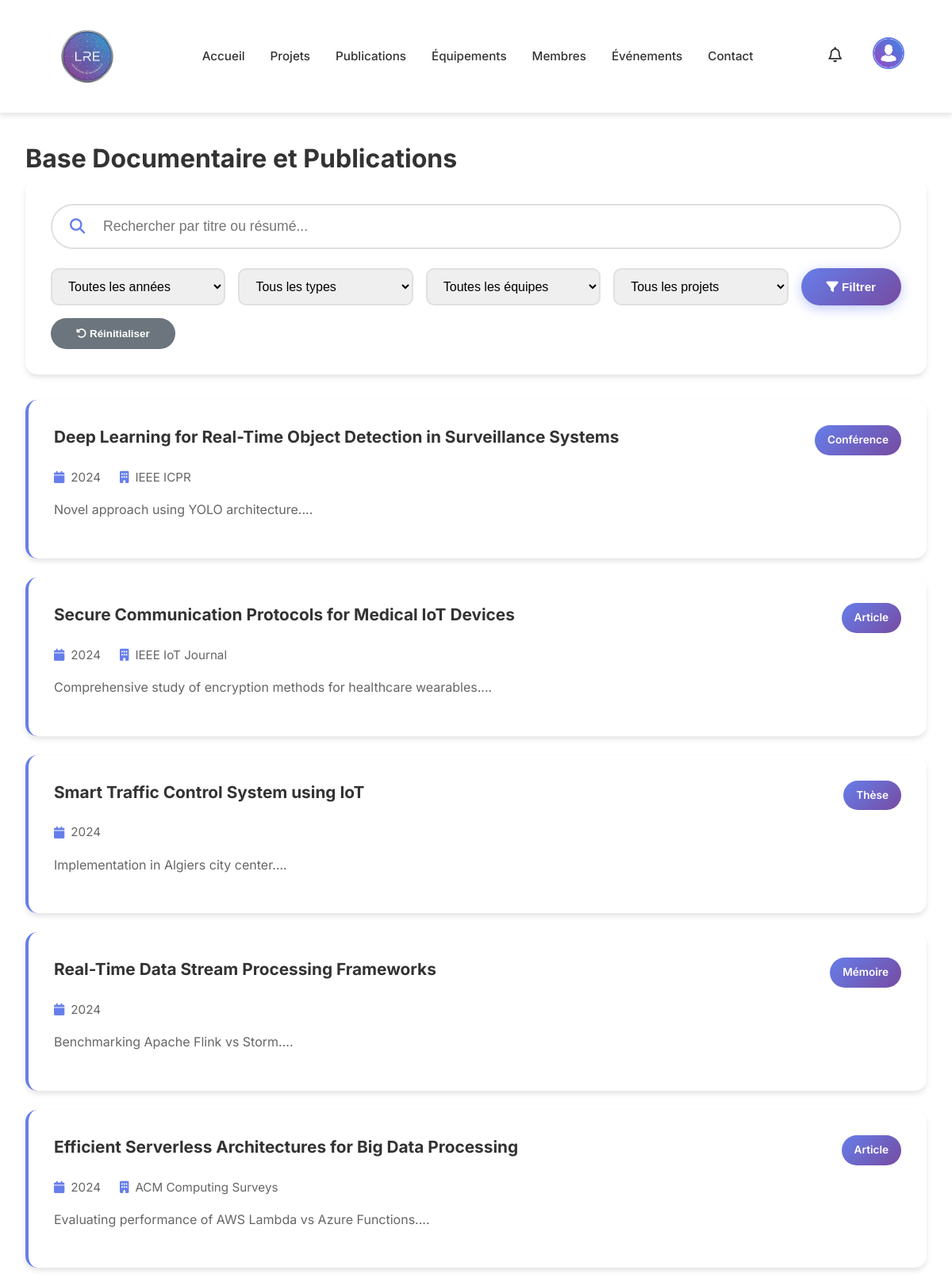
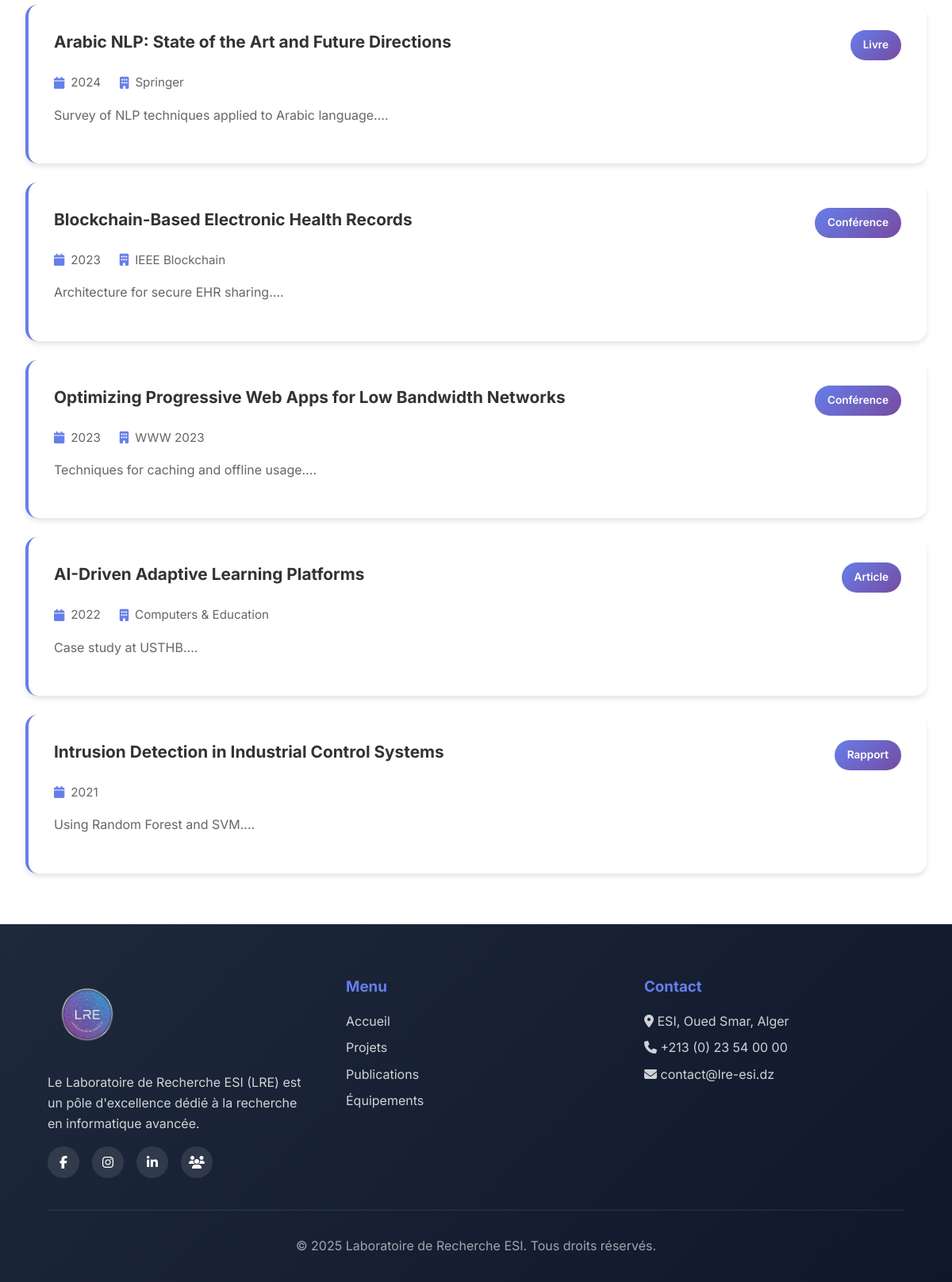
The page /index.php?router=publications (signed in) on the database its author committed (2 pictures, top to bottom).
### tables this page shows
CREATE TABLE publications (
    id_pub INT AUTO_INCREMENT PRIMARY KEY,
    titre VARCHAR(300) NOT NULL,
    resume TEXT,
    type ENUM('article', 'conference', 'these', 'memoire', 'rapport', 'cours', 'livre') NOT NULL,
    date_publication DATE NOT NULL,
    conference VARCHAR(200),
    doi VARCHAR(100),
    fichier_pdf VARCHAR(255),
    project_id INT,
    team_id INT,
    statut ENUM('valide', 'en_attente', 'refuse', 'rejete') DEFAULT 'valide',
    FOREIGN KEY (project_id) REFERENCES projects(id_project) ON DELETE SET NULL,
    FOREIGN KEY (team_id) REFERENCES teams(id_team) ON DELETE SET NULL
);

### Controller/publicationController.php (called while the page is built, shortened)
<?php
require_once("View/publicationsView.php");
require_once("Model/publicationModel.php");
class publicationController {
    public function afficherBase() {
        $model = new publicationModel();
        require_once("Model/projectModel.php");
        $teamModel = new teamModel();
        $projModel = new projectModel();
        $publications = $model->getAllPublications($filters);
        $years = $model->getYears();
        $types = $model->getTypes();
        $teams = $teamModel->getAllTeams();
        $projects = $projModel->getAllProjects();
        $view = new publicationsView();
        $view->afficherBase($publications, $years, $types, $filters, $teams, $projects);
    }
}
?>

### View/commonViews.php (called while the page is built, shortened)
<?php
require_once("NavBarComponent.php");
require_once("FooterComponent.php");
class commonViews {
    public function navBar() {
        NavBarComponent::render();
    }
    public function footer() {
        FooterComponent::render();
    }
}
?>

### Model/publicationModel.php (called while the page is built, shortened)
<?php
class publicationModel {
    private $db;
    public function __construct() {
        $this->db = new dataBaseModel();
    }
    public function getAllPublications($filters = []) {
        $conn = $this->db->connexion();
        $query = "SELECT DISTINCT pub.* FROM publications pub ";
        $query .= " WHERE pub.statut = 'valide'";
        $query .= " ORDER BY pub.date_publication DESC";
        $result = $conn->query($query);
        $publications = [];
        while ($row = $result->fetch_assoc()) {
            $publications[] = $row;
        }
        $this->db->deconnexion($conn);
        return $publications;
    }
    public function getYears() {
        $conn = $this->db->connexion();
        $query = "SELECT DISTINCT YEAR(date_publication) as year FROM publications WHERE statut = 'valide' ORDER BY year DESC";
        $result = $conn->query($query);
        $years = [];
        while ($row = $result->fetch_row()) {
            $years[] = $row[0];
        }
        $this->db->deconnexion($conn);
        return $years;
    }
    public function getTypes() {
        $conn = $this->db->connexion();
        $query = "SELECT DISTINCT type FROM publications WHERE statut = 'valide' AND type IS NOT NULL ORDER BY type";
        $result = $conn->query($query);
        $types = [];
        while ($row = $result->fetch_row()) {
            $types[] = $row[0];
        }
        $this->db->deconnexion($conn);
        return $types;
    }
}
?>

### View/publicationsView.php (the view, shortened to what this page needs)
<?php
require_once("commonViews.php");
require_once("View/Components/CardView.php");
class publicationsView {
    public function entetePage() {
        ?>
        <head>
            <link rel="stylesheet" href="View/css/commonStyles.css">
            <link rel="stylesheet" href="View/css/publicationsStyle.css">
            <link rel="stylesheet" href="https://cdnjs.cloudflare.com/ajax/libs/font-awesome/6.7.2/css/all.min.css" />
        </head>
        <?php
    }
    public function afficherBase($publications, $years, $types, $filters, $teams = [], $projects = []) {
        $common = new commonViews();
        ?>
        <!DOCTYPE html>
        <html lang="fr">
            <?php $this->entetePage(); ?>
            <body>
                <?php $common->navBar(); ?>
                <div class="publications-container">
                    <h1 class="page-title">Base Documentaire et Publications</h1>
                    <div class="search-section">
                        <div class="search-bar">
                            <i class="fa-solid fa-search"></i>
                            <input type="text" id="searchInput" placeholder="Rechercher par titre ou résumé..." value="<?= htmlspecialchars($filters['search'] ?? '') ?>">
                        </div>
                        <div class="filters-row">
                            <select id="filterYear" class="filter-select">
                                <option value="">Toutes les années</option>
                            </select>
                            <select id="filterType" class="filter-select">
                                <option value="">Tous les types</option>
                            </select>
                            <select id="filterTeam" class="filter-select">
                                <option value="">Toutes les équipes</option>
                            </select>
                            <select id="filterProject" class="filter-select">
                                <option value="">Tous les projets</option>
                            </select>
                            <button class="btn-primary" onclick="applyFilters()">
                                <i class="fa-solid fa-filter"></i> Filtrer
                            </button>
                            <button class="btn-secondary" onclick="resetFilters()">
                                <i class="fa-solid fa-rotate-left"></i> Réinitialiser
                            </button>
                        </div>
                    </div>
                    <?php
                    $typeLabels = [
                        'article' => 'Article',
                        'conference' => 'Conférence',
                        'these' => 'Thèse',
                        'memoire' => 'Mémoire',
                        'rapport' => 'Rapport',
                        'cours' => 'Cours',
                        'livre' => 'Livre'
                    ];
                    CardView::render($publications, function($pub) use ($typeLabels) {
                        $typeLabel = $typeLabels[$pub['type']] ?? ucfirst($pub['type']);
                        $link = !empty($pub['lien_externe'])
                            ? '<span><a href="' . htmlspecialchars($pub['lien_externe']) . '" target="_blank" style="color:#667eea;"><i class="fa-solid fa-link"></i> Lien Externe</a></span>'
                            : '';
                        $conference = !empty($pub['conference'])
                            ? '<span><i class="fa-solid fa-building"></i> ' . htmlspecialchars($pub['conference']) . '</span>'
                            : '';
                        $resume = !empty($pub['resume'])
                            ? '<p class="pub-resume">' . htmlspecialchars(substr($pub['resume'], 0, 200)) . '...</p>'
                            : '';
                        return '
                            <div class="publication-item fade-in-up">
                                <div class="pub-header">
                                    <h3>' . htmlspecialchars($pub['titre']) . '</h3>
                                    <span class="pub-type">' . $typeLabel . '</span>
                                </div>
                                <div class="pub-meta">
                                    <span><i class="fa-solid fa-calendar"></i> ' . date('Y', strtotime($pub['date_publication'])) . '</span>
                                    ' . $conference . '
                                    ' . $link . '
                                </div>
                                ' . $resume . '
                            </div>
                        ';
                    }, 'publicationsGrid', 'publications-list');
                    ?>
                </div>
                <?php $common->footer(); ?>
            </body>
        </html>
        <?php
    }
}
?>

### index.php (shortened to what this page needs)
<?php
require_once("Controller/publicationController.php");
if (isset($_GET['router'])) {
    $action = $_GET['router'];
    switch ($action) {
        case 'publications':
            $controller = new publicationController();
            $controller->afficherBase();
            break;
    }
} else {
    $controller = new homeController();
    $controller->afficherPage();
}
?>

### View/NavBarComponent.php (shortened to what this page needs)
<?php
class NavBarComponent {
    public static function render() {
        if (isset($_SESSION['admin'])) {
            self::renderAdminNavBar();
        } else if (isset($_SESSION['user'])) {
            self::renderUserNavBar();
        } else {
            self::renderGuestNavBar();
        }
    }
        ?>
        <?php
    public static function renderAdminNavBar() {
        self::renderAuthNavBar($_SESSION['admin']['photo'] ?? 'View/assets/default_avatar.png', true);
    }
    private static function renderAuthNavBar($photoUrl, $isAdmin = false) {
        ?>
        <nav class="navbar">
            <a href="index.php?router=accueil" class="logo">
                <img src="View/assets/logo.png" alt="LRE Logo">
            </a>
            <div class="nav-links">
                <a href="index.php?router=accueil">Accueil</a>
                <a href="index.php?router=projets">Projets</a>
                <a href="index.php?router=publications">Publications</a>
                <a href="index.php?router=equipements">Équipements</a>
                <a href="index.php?router=equipes">Membres</a>
                <a href="index.php?router=events">Événements</a>
                <a href="index.php?router=contact">Contact</a>
            </div>
            <div class="user-section">
                <div class="notification-wrapper" style="position: relative; margin-right: 15px; cursor: pointer;">
                    <i class="fa-regular fa-bell" id="notifBell" style="font-size: 1.2rem; color: #333;"></i>
                </div>
                <div class="user-dropdown">
                    <img class="user-img" src="<?= !empty($photoUrl) ? $photoUrl : 'View/assets/default_avatar.png' ?>" alt="User" style="width: 40px; height: 40px; border-radius: 50%; object-fit: cover; cursor: pointer;">
                </div>
            </div>
        </nav>
        <?php
    }
}
?>

### View/Components/CardView.php
<?php
class CardView {
    public static function render($data, $cardRenderer, $id = 'cardGrid', $class = 'card-grid') {
        ?>
        <div id="<?= $id ?>" class="<?= $class ?>">
            <?php if (empty($data)): ?>
                <div class="no-data">Aucun élément à afficher</div>
            <?php else: ?>
                <?php foreach ($data as $item): ?>
                    <?= $cardRenderer($item) ?>
                <?php endforeach; ?>
            <?php endif; ?>
        </div>
        <?php
    }
}
?>

### View/FooterComponent.php
<?php
class FooterComponent {
    public static function render() {
        ?>
        <footer class="footer">
            <div class="footer-content">
                <div class="footer-section">
                    <img src="View/assets/logo-removebg-preview.png" alt="LRE Logo" class="footer-logo">
                    <p>Le Laboratoire de Recherche ESI (LRE) est un pôle d'excellence dédié à la recherche en informatique avancée.</p>
                    <div class="social-media">
                        <a href="#"><i class="fa-brands fa-facebook-f"></i></a>
                        <a href="#"><i class="fa-brands fa-instagram"></i></a>
                        <a href="#"><i class="fa-brands fa-linkedin-in"></i></a>
                        <a href="index.php?router=equipes" title="Nos Équipes"><i class="fa-solid fa-users"></i></a>
                    </div>
                </div>
                <div class="footer-section">
                    <h3>Menu</h3>
                    <a href="index.php?router=accueil">Accueil</a>
                    <a href="index.php?router=projets">Projets</a>
                    <a href="index.php?router=publications">Publications</a>
                    <a href="index.php?router=equipements">Équipements</a>
                </div>
                <div class="footer-section">
                    <h3>Contact</h3>
                    <p><i class="fa-solid fa-location-dot"></i> ESI, Oued Smar, Alger</p>
                    <p><i class="fa-solid fa-phone"></i> +213 (0) 23 54 00 00</p>
                    <p><i class="fa-solid fa-envelope"></i> contact@lre-esi.dz</p>
                </div>
            </div>
            <div class="footer-bottom">
                <p>&copy; 2025 Laboratoire de Recherche ESI. Tous droits réservés.</p>
            </div>
        </footer>
        <?php
    }
}
?>

### View/css/commonStyles.css (style rules this page uses)
* { margin: 0; padding: 0; box-sizing: border-box; }
:root { --primary-color: #007bff; --secondary-color: #6c757d; --success-color: #28a745; --danger-color: #dc3545; --warning-color: #ffc107; --dark-color: #343a40; --light-color: #f8f9fa; --gradient-primary: linear-gradient(135deg, #667eea 0%, #764ba2 100%); --gradient-secondary: linear-gradient(135deg, #f093fb 0%, #f5576c 100%); --gradient-success: linear-gradient(135deg, #4facfe 0%, #00f2fe 100%); --shadow-sm: 0 2px 4px rgba(0, 0, 0, 0.1); --shadow-md: 0 4px 6px rgba(0, 0, 0, 0.1); --shadow-lg: 0 10px 15px rgba(0, 0, 0, 0.1); --transition: all 0.3s ease; }
body { font-family: 'Inter', -apple-system, BlinkMacSystemFont, 'Segoe UI', Roboto, sans-serif; line-height: 1.6; color: #333; background-color: #fff; }
.navbar .logo { display: flex; align-items: center; padding: 5px 0; }
.navbar .logo img { height: 100px; width: auto; object-fit: contain; background: transparent; }
.footer-logo { height: 100px; width: auto; object-fit: contain; margin-bottom: 1rem; background: transparent; }
.navbar { display: flex; justify-content: space-between; align-items: center; padding: 1rem 5%; background: rgba(255, 255, 255, 0.95); backdrop-filter: blur(10px); box-shadow: var(--shadow-md); position: sticky; top: 0; z-index: 1000; }
.navbar .logo img { height: 100px; transition: var(--transition); }
.nav-links { display: flex; gap: 2rem; align-items: center; }
.nav-links a { text-decoration: none; color: #333; font-weight: 500; font-size: 0.95rem; transition: var(--transition); position: relative; }
.nav-links a::after { content: ''; position: absolute; bottom: -5px; left: 0; width: 0; height: 2px; background: var(--gradient-primary); transition: var(--transition); }
.user-section { display: flex; align-items: center; gap: 1.5rem; }
.user-section i { font-size: 1.2rem; color: #667eea; cursor: pointer; transition: var(--transition); }
.user-dropdown { position: relative; }
.user-img { width: 40px; height: 40px; border-radius: 50%; object-fit: cover; cursor: pointer; border: 2px solid #667eea; transition: var(--transition); }
.btn-primary, .btn-login { padding: 0.75rem 2rem; background: linear-gradient(135deg, #667eea 0%, #764ba2 100%); color: white; border: none; border-radius: 50px; font-weight: 600; font-size: 0.95rem; cursor: pointer; transition: var(--transition); box-shadow: 0 4px 15px rgba(102, 126, 234, 0.4); }
.btn-secondary { padding: 0.75rem 2rem; background: #6c757d; color: white; border: none; border-radius: 50px; font-weight: 600; cursor: pointer; transition: var(--transition); }
.footer { background: linear-gradient(135deg, #1e293b 0%, #0f172a 100%); color: white; padding: 4rem 5% 2rem; margin-top: 4rem; }
.footer-content { display: grid; grid-template-columns: repeat(auto-fit, minmax(250px, 1fr)); gap: 3rem; margin-bottom: 2rem; }
.footer-section img { max-width: 150px; margin-bottom: 1rem; }
.footer-section h3 { margin-bottom: 1rem; color: #667eea; }
.footer-section p, .footer-section a { color: rgba(255, 255, 255, 0.8); text-decoration: none; display: block; margin-bottom: 0.5rem; transition: var(--transition); }
.social-media { display: flex; gap: 1rem; margin-top: 1rem; }
.social-media a { width: 40px; height: 40px; border-radius: 50%; background: rgba(255, 255, 255, 0.1); display: flex; align-items: center; justify-content: center; color: white; transition: var(--transition); }
.footer-bottom { text-align: center; padding-top: 2rem; border-top: 1px solid rgba(255, 255, 255, 0.1); color: rgba(255, 255, 255, 0.6); }
.fade-in-up { animation: fadeInUp 0.6s ease-out; }

### rows shown on the page
publications: titre "Deep Learning for Real-Time Object Detection in Surveillance Systems", type "Conférence", date_publication "2024", conference "IEEE ICPR", resume "Novel approach using YOLO architecture."
publications: titre "Secure Communication Protocols for Medical IoT Devices", type "Article", date_publication "2024", conference "IEEE IoT Journal", resume "Comprehensive study of encryption methods for healthcare wearables."
publications: titre "Smart Traffic Control System using IoT", type "Thèse", date_publication "2024", resume "Implementation in Algiers city center."
publications: titre "Real-Time Data Stream Processing Frameworks", type "Mémoire", date_publication "2024", resume "Benchmarking Apache Flink vs Storm."
publications: titre "Efficient Serverless Architectures for Big Data Processing", type "Article", date_publication "2024", conference "ACM Computing Surveys", resume "Evaluating performance of AWS Lambda vs Azure Functions."
publications: titre "Arabic NLP: State of the Art and Future Directions", type "Livre", date_publication "2024", conference "Springer", resume "Survey of NLP techniques applied to Arabic language."
publications: titre "Blockchain-Based Electronic Health Records", type "Conférence", date_publication "2023", conference "IEEE Blockchain", resume "Architecture for secure EHR sharing."
publications: titre "Optimizing Progressive Web Apps for Low Bandwidth Networks", type "Conférence", date_publication "2023", conference "WWW 2023", resume "Techniques for caching and offline usage."
publications: titre "AI-Driven Adaptive Learning Platforms", type "Article", date_publication "2022", conference "Computers & Education", resume "Case study at USTHB."
publications: titre "Intrusion Detection in Industrial Control Systems", type "Rapport", date_publication "2021", resume "Using Random Forest and SVM."
